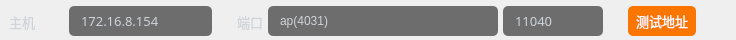
        <widget class="QWidget" name="widget_6" native="true">
         <property name="minimumSize">
          <size>
           <width>0</width>
           <height>40</height>
          </size>
         </property>
         <property name="maximumSize">
          <size>
           <width>16777215</width>
           <height>40</height>
          </size>
         </property>
         <property name="styleSheet">
          <string notr="true">

QComboBox{
	color:#ffffff;
	border:0px solid #8a8a8a;
	color: rgb(138, 138, 138);
	border-radius:5px;
	background-color: rgb(25, 25, 25, 155);
	padding-left:10px;
	
	font: 10pt &quot;OPPOSans B&quot;;
}

QComboBox QAbstractItemView::item
{
	height:25px;
	font: 10pt &quot;OPPOSans B&quot;;
}


QComboBox:disabled{
	border:1px solid gray;
	color:gray;
}

QComboBox::drop-down{
	background:transparent;
}
QComboBox::down-arrow{
	image: url(:/lib/tree_open.png);
    width:20px;
	height:20px;
	margin-right: 10px;
}


QComboBox::down-arrow:enabled{
	color:#52DCFE;
}
QComboBox QAbstractItemView{
	font: 10pt &quot;OPPOSans B&quot;;
	outline:0px solid gray;
	border:1px solid #1e2d36;
	color:#ffffff;
	background-color:#1e2d36;
	selection-background-color:#52DCFE;
}

</string>
         </property>
         <layout class="QHBoxLayout" name="horizontalLayout_2">
          <property name="spacing">
           <number>5</number>
          </property>
          <property name="leftMargin">
           <number>9</number>
          </property>
          <property name="topMargin">
           <number>3</number>
          </property>
          <property name="rightMargin">
           <number>0</number>
          </property>
          <property name="bottomMargin">
           <number>0</number>
          </property>
          <item>
           <widget class="QLabel" name="label_2">
            <property name="minimumSize">
             <size>
              <width>55</width>
              <height>0</height>
             </size>
            </property>
            <property name="maximumSize">
             <size>
              <width>55</width>
              <height>16777215</height>
             </size>
            </property>
            <property name="font">
             <font>
              <family>OPPOSans B</family>
              <pointsize>10</pointsize>
              <stylestrategy>PreferAntialias</stylestrategy>
             </font>
            </property>
            <property name="styleSheet">
             <string notr="true">color:#ced4da;</string>
            </property>
            <property name="text">
             <string>主机</string>
            </property>
           </widget>
          </item>
          <item>
           <widget class="QLineEdit" name="lineEdit_host">
            <property name="minimumSize">
             <size>
              <width>0</width>
              <height>30</height>
             </size>
            </property>
            <property name="maximumSize">
             <size>
              <width>170</width>
              <height>16777215</height>
             </size>
            </property>
            <property name="font">
             <font>
              <family>OPPOSans B</family>
              <pointsize>10</pointsize>
              <stylestrategy>PreferAntialias</stylestrategy>
             </font>
            </property>
            <property name="styleSheet">
             <string notr="true">QLineEdit{
color:#ced4da;
border-radius: 14px;
background-color: rgb(25, 25, 25, 155);
border: 0px solid rgba(255, 255, 255, 0);
border-radius: 5px;
padding-left:10px;
padding-right:10px;
}</string>
            </property>
            <property name="text">
             <string>172.16.8.154</string>
            </property>
            <property name="placeholderText">
             <string>172.16.8.154</string>
            </property>
           </widget>
          </item>
          <item>
           <spacer name="horizontalSpacer_3">
            <property name="orientation">
             <enum>Qt::Horizontal</enum>
            </property>
            <property name="sizeType">
             <enum>QSizePolicy::Fixed</enum>
            </property>
            <property name="sizeHint" stdset="0">
             <size>
              <width>20</width>
              <height>20</height>
             </size>
            </property>
           </spacer>
          </item>
          <item>
           <widget class="QLabel" name="label">
            <property name="maximumSize">
             <size>
              <width>40</width>
              <height>16777215</height>
             </size>
            </property>
            <property name="font">
             <font>
              <family>OPPOSans B</family>
              <pointsize>10</pointsize>
              <stylestrategy>PreferAntialias</stylestrategy>
             </font>
            </property>
            <property name="styleSheet">
             <string notr="true">color:#ced4da;</string>
            </property>
            <property name="text">
             <string>端口</string>
            </property>
           </widget>
          </item>
          <item>
           <widget class="QComboBox" name="comboBox_port">
            <property name="sizePolicy">
             <sizepolicy hsizetype="Expanding" vsizetype="Fixed">
              <horstretch>0</horstretch>
              <verstretch>0</verstretch>
             </sizepolicy>
            </property>
            <property name="minimumSize">
             <size>
              <width>230</width>
              <height>30</height>
             </size>
            </property>
            <property name="maximumSize">
             <size>
              <width>230</width>
              <height>16777215</height>
             </size>
            </property>
            <property name="styleSheet">
             <string notr="true">color:#ced4da;</string>
            </property>
            <property name="editable">
             <bool>true</bool>
            </property>
            <item>
             <property name="text">
              <string>ap(4031)</string>
             </property>
            </item>
            <item>
             <property name="text">
              <string>badword(11040)</string>
             </property>
            </item>
            <item>
             <property name="text">
              <string>user(11241)</string>
             </property>
            </item>
            <item>
             <property name="text">
              <string>buddy(11201)</string>
             </property>
            </item>
            <item>
             <property name="text">
              <string>chat(11203)</string>
             </property>
            </item>
            <item>
             <property name="text">
              <string>login(11225)</string>
             </property>
            </item>
            <item>
             <property name="text">
              <string>cloud(11204)</string>
             </property>
            </item>
            <item>
             <property name="text">
              <string>cache(11202)</string>
             </property>
            </item>
            <item>
             <property name="text">
              <string>collection(11205)</string>
             </property>
            </item>
            <item>
             <property name="text">
              <string>customer(11207)</string>
             </property>
            </item>
            <item>
             <property name="text">
              <string>dbconfig(11208)</string>
             </property>
            </item>
            <item>
             <property name="text">
              <string>emoticon(11209)</string>
             </property>
            </item>
            <item>
             <property name="text">
              <string>commentcenter(11206)</string>
             </property>
            </item>
            <item>
             <property name="text">
              <string>analysiswebsite(11200)</string>
             </property>
            </item>
            <item>
             <property name="text">
              <string>enterprisedictionary(11210)</string>
             </property>
            </item>
            <item>
             <property name="text">
              <string>enterpriseorganization(11211)</string>
             </property>
            </item>
            <item>
             <property name="text">
              <string>enterpriseregister(11212)</string>
             </property>
            </item>
            <item>
             <property name="text">
              <string>enterpriserolemenu(11213)</string>
             </property>
            </item>
            <item>
             <property name="text">
              <string>enterprisestatistics(11214)</string>
             </property>
            </item>
            <item>
             <property name="text">
              <string>enterpriseTask(11215)</string>
             </property>
            </item>
            <item>
             <property name="text">
              <string>enterpriseuser(11216)</string>
             </property>
            </item>
            <item>
             <property name="text">
              <string>feedback(11217)</string>
             </property>
            </item>
            <item>
             <property name="text">
              <string>fullsearch(11218)</string>
             </property>
            </item>
            <item>
             <property name="text">
              <string>group(11219)</string>
             </property>
            </item>
            <item>
             <property name="text">
              <string>groupfile(11220)</string>
             </property>
            </item>
            <item>
             <property name="text">
              <string>groupmember(11221)</string>
             </property>
            </item>
            <item>
             <property name="text">
              <string>imageverify(11222)</string>
             </property>
            </item>
            <item>
             <property name="text">
              <string>iosnotice-new(11223)</string>
             </property>
            </item>
            <item>
             <property name="text">
              <string>lbs(11224)</string>
             </property>
            </item>
            <item>
             <property name="text">
              <string>memo(11226)</string>
             </property>
            </item>
            <item>
             <property name="text">
              <string>messagestorage(11227)</string>
             </property>
            </item>
            <item>
             <property name="text">
              <string>online(11228)</string>
             </property>
            </item>
            <item>
             <property name="text">
              <string>operationlog(11229)</string>
             </property>
            </item>
            <item>
             <property name="text">
              <string>platform(11230)</string>
             </property>
            </item>
            <item>
             <property name="text">
              <string>platform-business(11231)</string>
             </property>
            </item>
            <item>
             <property name="text">
              <string>platform-database(11232)</string>
             </property>
            </item>
            <item>
             <property name="text">
              <string>platformstatistics(11233)</string>
             </property>
            </item>
            <item>
             <property name="text">
              <string>recommend(11234)</string>
             </property>
            </item>
            <item>
             <property name="text">
              <string>registeruser(11235)</string>
             </property>
            </item>
            <item>
             <property name="text">
              <string>route(11236)</string>
             </property>
            </item>
            <item>
             <property name="text">
              <string>setting(11237)</string>
             </property>
            </item>
            <item>
             <property name="text">
              <string>sharecomment(11238)</string>
             </property>
            </item>
            <item>
             <property name="text">
              <string>sharecontent(11239)</string>
             </property>
            </item>
            <item>
             <property name="text">
              <string>timestamp(11240)</string>
             </property>
            </item>
            <item>
             <property name="text">
              <string>userbase(11242)</string>
             </property>
            </item>
            <item>
             <property name="text">
              <string>verifycode(11243)</string>
             </property>
            </item>
            <item>
             <property name="text">
              <string>verifymessage(11244)</string>
             </property>
            </item>
           </widget>
          </item>
          <item>
           <widget class="QLineEdit" name="lineEdit_port">
            <property name="minimumSize">
             <size>
              <width>0</width>
              <height>30</height>
             </size>
            </property>
            <property name="maximumSize">
             <size>
              <width>100</width>
              <height>16777215</height>
             </size>
            </property>
            <property name="font">
             <font>
              <family>OPPOSans B</family>
              <pointsize>10</pointsize>
              <stylestrategy>PreferAntialias</stylestrategy>
             </font>
            </property>
            <property name="styleSheet">
             <string notr="true">QLineEdit{
color:#ced4da;
border-radius: 14px;
background-color: rgb(25, 25, 25, 155);
border: 0px solid rgba(255, 255, 255, 0);
border-radius: 5px;
padding-left:10px;
padding-right:10px;
}</string>
            </property>
            <property name="text">
             <string>11040</string>
            </property>
            <property name="placeholderText">
             <string>9090</string>
            </property>
           </widget>
          </item>
          <item>
           <spacer name="horizontalSpacer_4">
            <property name="orientation">
             <enum>Qt::Horizontal</enum>
            </property>
            <property name="sizeType">
             <enum>QSizePolicy::Fixed</enum>
            </property>
            <property name="sizeHint" stdset="0">
             <size>
              <width>20</width>
              <height>20</height>
             </size>
            </property>
           </spacer>
          </item>
          <item>
           <widget class="QToolButton" name="toolButton_test">
            <property name="minimumSize">
             <size>
              <width>68</width>
              <height>30</height>
             </size>
            </property>
            <property name="font">
             <font>
              <family>OPPOSans B</family>
              <pointsize>10</pointsize>
              <weight>50</weight>
              <italic>false</italic>
              <bold>false</bold>
             </font>
            </property>
            <property name="styleSheet">
             <string notr="true">QToolButton {
	font: 10pt &quot;OPPOSans B&quot;;
	color: rgb(255, 255, 255);
	
	background-color: rgb(250, 118, 0);
	border-radius: 5px;
}

QToolButton::menu-indicator { 
	image: None;
}

 
QToolButton:hover {
	color: rgb(255, 255, 255);
	background-color: rgb(0, 170, 255);
}</string>
            </property>
            <property name="text">
             <string>测试地址</string>
            </property>
            <property name="icon">
             <iconset resource="lib.qrc">
              <normaloff>:/lib/node2.png</normaloff>:/lib/node2.png</iconset>
            </property>
            <property name="toolButtonStyle">
             <enum>Qt::ToolButtonTextBesideIcon</enum>
            </property>
           </widget>
          </item>
          <item>
           <spacer name="horizontalSpacer_2">
            <property name="orientation">
             <enum>Qt::Horizontal</enum>
            </property>
            <property name="sizeHint" stdset="0">
             <size>
              <width>40</width>
              <height>20</height>
             </size>
            </property>
           </spacer>
          </item>
         </layout>
        </widget>
